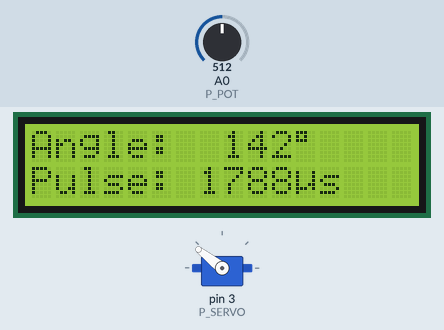
Bench run of a sketch on a simulated Arduino Uno, built with avr-gcc and run on an emulated ATmega328P. On the bench: servo, 16×2 character LCD. Inputs (shaded band) come from the test bench; at power-on: A0 (P_POT) = 512.

Above: at 2.2 s.
2.3 s: A0 (P_POT) set to 716
At 3.5 s:
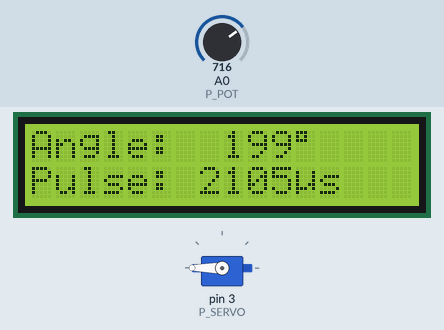
3.8 s: A0 (P_POT) set to 122
At 4.9 s:
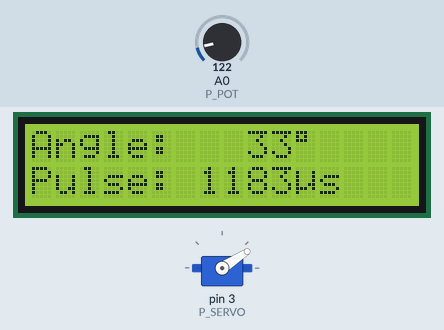
5.3 s: A0 (P_POT) set to 0
At 6.1 s:
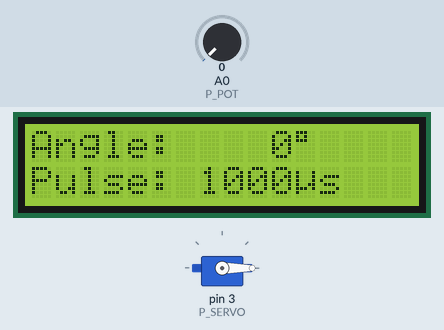
6.8 s: A0 (P_POT) set to 306
At 7.2 s:
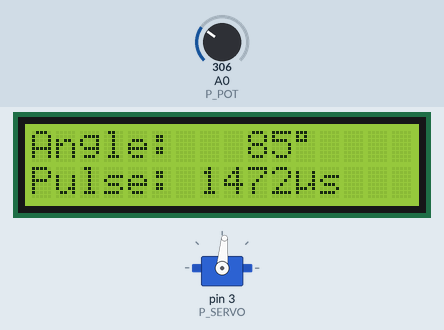
8.3 s: A0 (P_POT) set to 511
At 9.6 s:
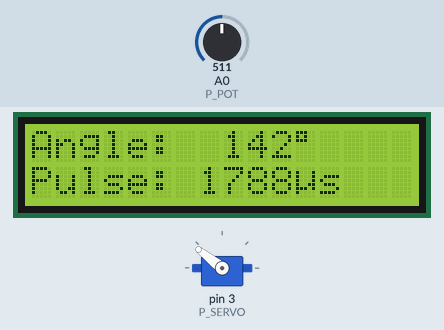
Timing chart, 0 to 10.8 s (numbered marks = the images above; inputs shaded):
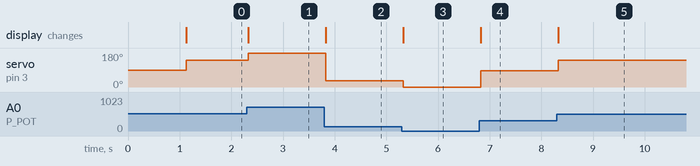

The sketch:

servoTest.ino
```cpp
/*
  Project:   servoTest
  Source:    http://github.com/pa3hcm/servoTest
  Author:    Ernest Neijenhuis
*/


/////////////////////////////////////////////////////////////////////////
// Constants

const char VERSION[6] = "v1.00";

// Pin labels
const int P_SERVO  =  3; // Connect to the PWM pin of the servo
const int P_POT    =  A0; // Connect to potmeter to set the degrees

// LCD settings
const int LCD_ROWS    = 2;    // Number of display rows
const int LCD_COLS    = 16;   // Number of display columns
const int LCD_I2CADDR = 0x27; // I2C address, in most cases this is 0x27


/////////////////////////////////////////////////////////////////////////
// Global variables

// none so far...


/////////////////////////////////////////////////////////////////////////
// Libraries

// LiquidCrystal_I2C source & info:
// https://github.com/johnrickman/LiquidCrystal_I2C
#include <LiquidCrystal_I2C.h>
LiquidCrystal_I2C lcd(LCD_I2CADDR, LCD_COLS, LCD_ROWS);
// Note: If this library is not satisfying, maybe try this one instead:
// https://github.com/mathertel/LiquidCrystal_PCF8574

// Arduino default Servo library
#include <Servo.h>
Servo myservo;


/////////////////////////////////////////////////////////////////////////
// setup() routine

void setup() {
  pinMode(P_POT, INPUT);
  myservo.attach(P_SERVO);
  Serial.begin(9600);
  lcd.init();
  lcd.backlight();
  lcd.clear();
  lcd.setCursor(0, 0);
  lcd.print("servoTest ");
  lcd.print(VERSION);
  lcd.setCursor(1, 1);
  lcd.print("(C)2020 PA3HCM");
  delay(1000);
  lcd.clear();
}


/////////////////////////////////////////////////////////////////////////
// Main loop()

void loop() {
  char angleStr[4];
  char pulseStr[5];

  int pot = analogRead(P_POT);
  //Serial.print("Pot: ");
  //Serial.println(pot);
  long angle = map(pot, 0, 683, 0, 190);
  long pulse = (angle * 1000 / 180) + 1000;

  dtostrf(angle, 3, 0, angleStr);
  dtostrf(pulse, 4, 0, pulseStr);

  myservo.write(angle);

  lcd.setCursor(0, 0);
  lcd.print("Angle:  ");
  lcd.print(angleStr);
  lcd.print((char)223);
  lcd.setCursor(0, 1);
  lcd.print("Pulse: ");
  lcd.print(pulseStr);
  lcd.print((char)228);
  lcd.print("s");

  //delay(100);
}
```

Measured:
- after the input at 2.3 s, servo on pin 3 (P_SERVO): 142° → 180° at once; the display: changes at once (image 1)
- after the input at 3.8 s, servo on pin 3 (P_SERVO): 180° → 33° at once; the display: changes at once (image 2)
- after the input at 5.3 s, servo on pin 3 (P_SERVO): 33° → 0° at once; the display: changes at once (image 3)
- after the input at 6.8 s, servo on pin 3 (P_SERVO): 0° → 85° at once; the display: changes at once (image 4)
- after the input at 8.3 s, servo on pin 3 (P_SERVO): 85° → 142° at once; the display: changes at once (image 5)
